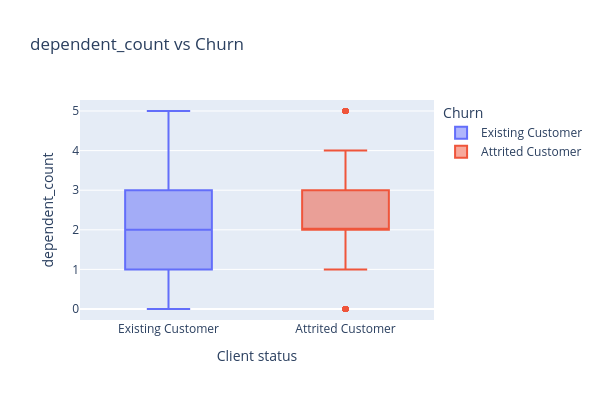
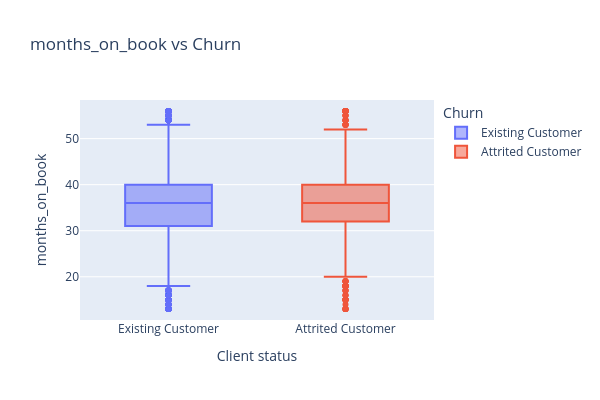
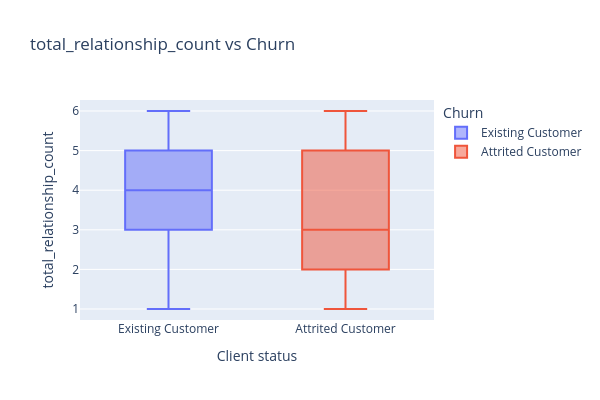
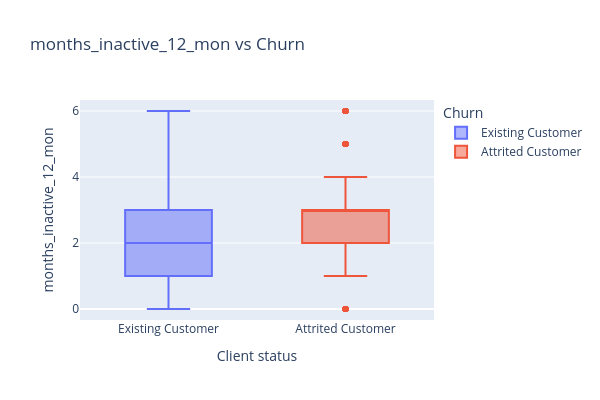

Notebook cell for these charts, in order:
### Code cell
# bivariate analysis - numerical vs Churn
# comparative boxplots

for col in numerical_cols:
    fig = px.box(
        df,
        x='attrition_flag',
        y=col,
        color='attrition_flag',
        points='outliers',  # 'all' -- id for show all, 'outliers' is only "no typical" values.
        title=f'{col} vs Churn',
        hover_data=['clientnum']
    )
    fig.update_layout(
        xaxis_title="Client status",
        yaxis_title=col,
        legend_title="Churn",
        width=600,
        height=400
    )
    fig.show()
    
    # optional: show statistics
    print(f"\nEstadísticas de {col}:")
    print(df.groupby('attrition_flag')[col].describe().round(2))
    print("-"*50)

### Figure 1 — Plotly figure (JSON) as saved in the notebook; plotly's stock layout.template omitted (floating-point values rounded to 4 significant figures; data arrays with more than 128 entries replaced by an {"elided": "..."} marker saying what was removed)
{"data": [{"alignmentgroup": "True", "boxpoints": "outliers", "customdata": {"elided": "8500x1 int values"}, "hovertemplate": "attrition_flag=%{x}<br>dependent_count=%{y}<br>clientnum=%{customdata[0]}<extra></extra>", "legendgroup": "Existing Customer", "marker": {"color": "#636efa"}, "name": "Existing Customer", "notched": false, "offsetgroup": "Existing Customer", "orientation": "v", "showlegend": true, "type": "box", "x": {"elided": "8500 str values"}, "x0": " ", "xaxis": "x", "y": {"elided": "8500 int values"}, "y0": " ", "yaxis": "y"}, {"alignmentgroup": "True", "boxpoints": "outliers", "customdata": {"elided": "1627x1 int values"}, "hovertemplate": "attrition_flag=%{x}<br>dependent_count=%{y}<br>clientnum=%{customdata[0]}<extra></extra>", "legendgroup": "Attrited Customer", "marker": {"color": "#EF553B"}, "name": "Attrited Customer", "notched": false, "offsetgroup": "Attrited Customer", "orientation": "v", "showlegend": true, "type": "box", "x": {"elided": "1627 str values"}, "x0": " ", "xaxis": "x", "y": {"elided": "1627 int values"}, "y0": " ", "yaxis": "y"}], "layout": {"boxmode": "overlay", "height": 400, "legend": {"title": {"text": "Churn"}, "tracegroupgap": 0}, "title": {"text": "dependent_count vs Churn"}, "width": 600, "xaxis": {"anchor": "y", "categoryarray": ["Existing Customer", "Attrited Customer"], "categoryorder": "array", "domain": [0, 1], "title": {"text": "Client status"}}, "yaxis": {"anchor": "x", "domain": [0, 1], "title": {"text": "dependent_count"}}}}

### Figure 2 — Plotly figure (JSON) as saved in the notebook; plotly's stock layout.template omitted (floating-point values rounded to 4 significant figures; data arrays with more than 128 entries replaced by an {"elided": "..."} marker saying what was removed)
{"data": [{"alignmentgroup": "True", "boxpoints": "outliers", "customdata": {"elided": "8500x1 int values"}, "hovertemplate": "attrition_flag=%{x}<br>months_on_book=%{y}<br>clientnum=%{customdata[0]}<extra></extra>", "legendgroup": "Existing Customer", "marker": {"color": "#636efa"}, "name": "Existing Customer", "notched": false, "offsetgroup": "Existing Customer", "orientation": "v", "showlegend": true, "type": "box", "x": {"elided": "8500 str values"}, "x0": " ", "xaxis": "x", "y": {"elided": "8500 int values"}, "y0": " ", "yaxis": "y"}, {"alignmentgroup": "True", "boxpoints": "outliers", "customdata": {"elided": "1627x1 int values"}, "hovertemplate": "attrition_flag=%{x}<br>months_on_book=%{y}<br>clientnum=%{customdata[0]}<extra></extra>", "legendgroup": "Attrited Customer", "marker": {"color": "#EF553B"}, "name": "Attrited Customer", "notched": false, "offsetgroup": "Attrited Customer", "orientation": "v", "showlegend": true, "type": "box", "x": {"elided": "1627 str values"}, "x0": " ", "xaxis": "x", "y": {"elided": "1627 int values"}, "y0": " ", "yaxis": "y"}], "layout": {"boxmode": "overlay", "height": 400, "legend": {"title": {"text": "Churn"}, "tracegroupgap": 0}, "title": {"text": "months_on_book vs Churn"}, "width": 600, "xaxis": {"anchor": "y", "categoryarray": ["Existing Customer", "Attrited Customer"], "categoryorder": "array", "domain": [0, 1], "title": {"text": "Client status"}}, "yaxis": {"anchor": "x", "domain": [0, 1], "title": {"text": "months_on_book"}}}}

### Figure 3 — Plotly figure (JSON) as saved in the notebook; plotly's stock layout.template omitted (floating-point values rounded to 4 significant figures; data arrays with more than 128 entries replaced by an {"elided": "..."} marker saying what was removed)
{"data": [{"alignmentgroup": "True", "boxpoints": "outliers", "customdata": {"elided": "8500x1 int values"}, "hovertemplate": "attrition_flag=%{x}<br>total_relationship_count=%{y}<br>clientnum=%{customdata[0]}<extra></extra>", "legendgroup": "Existing Customer", "marker": {"color": "#636efa"}, "name": "Existing Customer", "notched": false, "offsetgroup": "Existing Customer", "orientation": "v", "showlegend": true, "type": "box", "x": {"elided": "8500 str values"}, "x0": " ", "xaxis": "x", "y": {"elided": "8500 int values"}, "y0": " ", "yaxis": "y"}, {"alignmentgroup": "True", "boxpoints": "outliers", "customdata": {"elided": "1627x1 int values"}, "hovertemplate": "attrition_flag=%{x}<br>total_relationship_count=%{y}<br>clientnum=%{customdata[0]}<extra></extra>", "legendgroup": "Attrited Customer", "marker": {"color": "#EF553B"}, "name": "Attrited Customer", "notched": false, "offsetgroup": "Attrited Customer", "orientation": "v", "showlegend": true, "type": "box", "x": {"elided": "1627 str values"}, "x0": " ", "xaxis": "x", "y": {"elided": "1627 int values"}, "y0": " ", "yaxis": "y"}], "layout": {"boxmode": "overlay", "height": 400, "legend": {"title": {"text": "Churn"}, "tracegroupgap": 0}, "title": {"text": "total_relationship_count vs Churn"}, "width": 600, "xaxis": {"anchor": "y", "categoryarray": ["Existing Customer", "Attrited Customer"], "categoryorder": "array", "domain": [0, 1], "title": {"text": "Client status"}}, "yaxis": {"anchor": "x", "domain": [0, 1], "title": {"text": "total_relationship_count"}}}}

### Figure 4 — Plotly figure (JSON) as saved in the notebook; plotly's stock layout.template omitted (floating-point values rounded to 4 significant figures; data arrays with more than 128 entries replaced by an {"elided": "..."} marker saying what was removed)
{"data": [{"alignmentgroup": "True", "boxpoints": "outliers", "customdata": {"elided": "8500x1 int values"}, "hovertemplate": "attrition_flag=%{x}<br>months_inactive_12_mon=%{y}<br>clientnum=%{customdata[0]}<extra></extra>", "legendgroup": "Existing Customer", "marker": {"color": "#636efa"}, "name": "Existing Customer", "notched": false, "offsetgroup": "Existing Customer", "orientation": "v", "showlegend": true, "type": "box", "x": {"elided": "8500 str values"}, "x0": " ", "xaxis": "x", "y": {"elided": "8500 int values"}, "y0": " ", "yaxis": "y"}, {"alignmentgroup": "True", "boxpoints": "outliers", "customdata": {"elided": "1627x1 int values"}, "hovertemplate": "attrition_flag=%{x}<br>months_inactive_12_mon=%{y}<br>clientnum=%{customdata[0]}<extra></extra>", "legendgroup": "Attrited Customer", "marker": {"color": "#EF553B"}, "name": "Attrited Customer", "notched": false, "offsetgroup": "Attrited Customer", "orientation": "v", "showlegend": true, "type": "box", "x": {"elided": "1627 str values"}, "x0": " ", "xaxis": "x", "y": {"elided": "1627 int values"}, "y0": " ", "yaxis": "y"}], "layout": {"boxmode": "overlay", "height": 400, "legend": {"title": {"text": "Churn"}, "tracegroupgap": 0}, "title": {"text": "months_inactive_12_mon vs Churn"}, "width": 600, "xaxis": {"anchor": "y", "categoryarray": ["Existing Customer", "Attrited Customer"], "categoryorder": "array", "domain": [0, 1], "title": {"text": "Client status"}}, "yaxis": {"anchor": "x", "domain": [0, 1], "title": {"text": "months_inactive_12_mon"}}}}
